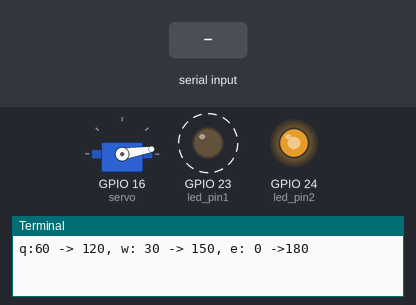
Simulated run of this program. Board: Raspberry Pi (BCM pin numbers). Shown: servo, output pins drawn as LEDs (lit = HIGH), the last lines printed to the terminal. Dashed ring = blinking. Inputs (shaded band) come from the test bench. Servo angles are drawn from the pulse width (0.5 ms = 0°, 2.5 ms = 180°); threads take turns every 2 ms.

Above: at 1.2 s.
1.3 s: "q" typed at the terminal, then Enter
At 2.55 s:
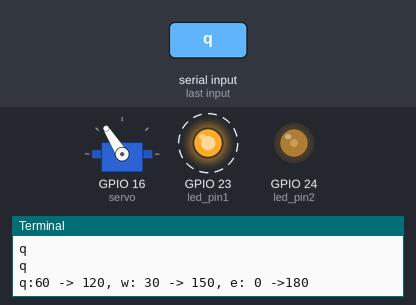
4.3 s: "w" typed at the terminal, then Enter
At 4.66 s:
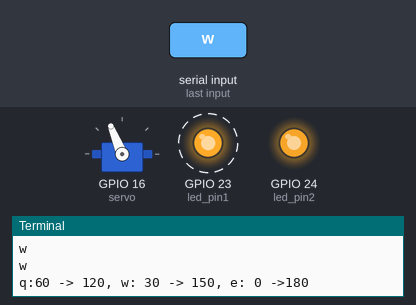
7.3 s: "e" typed at the terminal, then Enter
At 7.66 s:
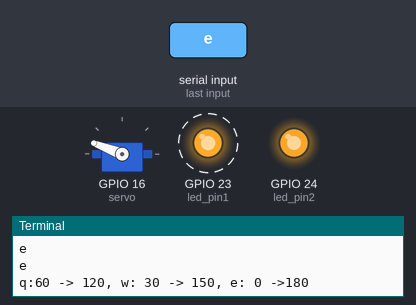
13.3 s: "1" typed at the terminal, then Enter
At 13.67 s:
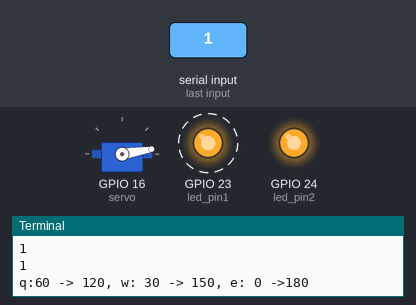
16.3 s: "q" typed at the terminal, then Enter
19.3 s: "0" typed at the terminal, then Enter
Timing chart, 0 to 28.2 s (numbered marks = the images above; inputs shaded):
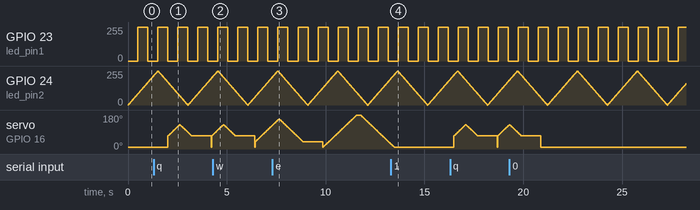

Measured:
- after the input at 13.3 s, servo on GPIO 16 (servo): goes on until 13.5 s, then stays 9°
- by itself, GPIO 23 (led_pin1): alternates 255/255 for 0.51 s and 0/255 for 0.51 s

The program:

challenge_th03.py
```python
import RPi.GPIO as GPIO
import threading
import time

led_pin1 = 23
led_pin2 = 24
servo = 16

GPIO.setwarnings(False)
GPIO.setmode(GPIO.BCM)
GPIO.setup(led_pin1, GPIO.OUT)
GPIO.setup(led_pin2, GPIO.OUT)
GPIO.setup(servo, GPIO.OUT)

GPIO.output(led_pin1, False)
GPIO.output(led_pin2, False)

flag_exit = False
userInput = False
pwm1 = GPIO.PWM(led_pin1, 1000.0)
pwm1.start(0.0)
pwm2 = GPIO.PWM(led_pin2, 1000.0)
pwm2.start(0.0)
pwm_servo = GPIO.PWM(servo, 50.0)
pwm_servo.start(3.0)

def t1_sub_led():
    while True:
        for t_high in range(0, 101):
            pwm2.ChangeDutyCycle(t_high)
            time.sleep(0.015)
        for t_high in range(100, -1, -1):
            pwm2.ChangeDutyCycle(t_high)
            time.sleep(0.015)
        if flag_exit: break

def t2_sub_servo():
    while True:
        global userInput
        if userInput == "q":
            for angle in range(60, 121):
                pwm_servo.ChangeDutyCycle(3+10*angle/180)
                time.sleep(0.01)
            for angle in range(120, 60, -1):
                pwm_servo.ChangeDutyCycle(3+10*angle/180)
                time.sleep(0.01)
        elif userInput == "w":
            for angle in range(30, 151):
                pwm_servo.ChangeDutyCycle(3+10*angle/180)
                time.sleep(0.01)
            for angle in range(150, 29, -1):
                pwm_servo.ChangeDutyCycle(3+10*angle/180)
                time.sleep(0.01)
        elif userInput == "e":
            for angle in range(0, 181):
                pwm_servo.ChangeDutyCycle(3+10*angle/180)
                time.sleep(0.01)
            for angle in range(180, -1, -1):
                pwm_servo.ChangeDutyCycle(3+10*angle/180)
                time.sleep(0.01)
        time.sleep(1.0)
        pwm_servo.ChangeDutyCycle(3.0)
        if flag_exit: break

def t3_userInput():
    while True:
        global userInput
        userInput = input("q:60 -> 120, w: 30 -> 150, e: 0 ->180")
        print(userInput)
        time.sleep(0.1)
        if flag_exit: break

t1 = threading.Thread(target=t1_sub_led)
t1.start()
t2 = threading.Thread(target=t2_sub_servo)
t2.start()
t3 = threading.Thread(target=t3_userInput)
t3.start()

try:
    while True:
        for t_high in range(0, 101):
            pwm1.ChangeDutyCycle(t_high)
            time.sleep(0.005)
        for t_high in range(100, -1, -1):
            pwm1.ChangeDutyCycle(t_high)
            time.sleep(0.005)
        if flag_exit: break
except KeyboardInterrupt:
    pass

flag_exit = True
t1.join()
t2.join()
pwm1.stop()
pwm2.stop()
pwm_servo.stop()
GPIO.cleanup()
```
